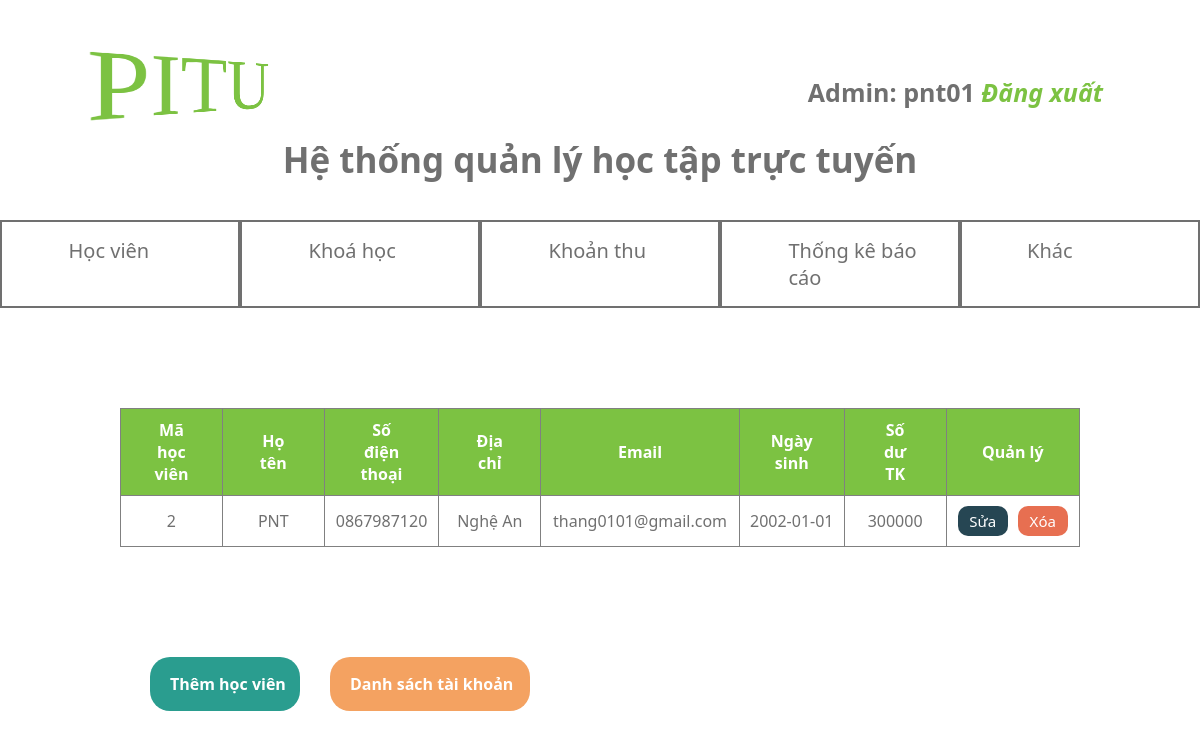
The app's page /project/admin/index.php (signed in) with its own data.
### tables this page shows
CREATE TABLE `student` (
  `studentID` int(11) NOT NULL,
  `studentName` varchar(50) NOT NULL,
  `studentPhone` char(10) NOT NULL,
  `studentAdress` varchar(50) NOT NULL,
  `studentEmail` char(30) NOT NULL,
  `studentDate_Birth` date NOT NULL,
  `studentMoney` double NOT NULL,
  `accountID` int(11) NOT NULL
);

### project/admin/dssinhvien.php (the view, shortened to what this page needs)
<?php
    include "connect.php";
    $sql = "SELECT * FROM student ";
    $res = mysqli_query($connect, $sql);
?>
<div class="dssinhvien">
    <table align="center" border="1">
        <tr class="title">
            <th>Mã học viên</th>
            <th>Họ tên</th>
            <th>Số điện thoại</th>
            <th>Địa chỉ</th>
            <th>Email</th>
            <th>Ngày sinh</th>
            <th>Số dư TK</th>
            <th>Quản lý</th>
        </tr>
        <?php
            while($row= mysqli_fetch_assoc($res)){
                echo '
                    <tr>
                        <td><a href="">'.$row["studentID"].'</a></td>
                        <td><a href="">'.$row["studentName"].'</a></td>
                        <td><a href="">'.$row["studentPhone"].'</a></td>
                        <td><a href="">'.$row["studentAdress"].'</a></td>
                        <td><a href="">'.$row["studentEmail"].'</a></td>
                        <td><a href="">'.$row["studentDate_Birth"].'</a></td>
                        <td><a href="">'.$row["studentMoney"].'</a></td>
                        <td class="confirm">'?>
                            <form method="post" action="xoasinhvien.php">
                                <input style="margin-right: 10px" onclick="window.location = 'index.php?quanly=suasv&id=<?php echo $row['studentID']; ?>'" type="button" value="Sửa"/>
                                <input onclick="return confirm('Bạn có chắc muốn xóa sinh viên <?= $row['studentName']?> không?');" type="submit" name="delete" value="Xóa"/>
                            </form>
                    </td>
                    </tr>
                <?php ;
            }
        ?>
    </table>
    <div class="btn_add">
        <a href="index.php?quanly=themsv" class="indam">
            <span class="btn-themhv">Thêm học viên</span>
        </a>
        <a href="index.php?quanly=taikhoan" class="indam">
            <span class="btn-dstk">Danh sách tài khoản</span>
        </a>
    </div>
</div>

### project/admin/head.php (style rules this page uses)
* { padding: 0; margin: 0; }

### project/admin/menu.php (style rules this page uses)
* { padding: 0; margin: 0; }

### project/admin/dssinhvien.php (style rules this page uses)
* { padding: 0; margin: 0; font-family: 'Segoe UI', Tahoma, Geneva, Verdana, sans-serif; box-sizing: border-box; }
table { width: 80%; border-collapse: collapse; margin: 100px auto; text-align: center; }
.dssinhvien .title { background: #7CC242; }
table th { color: #fff; padding:10px 30px; }
table td { width: 100px; padding:10px 10px; border-spacing: 0px; }
table td a { text-decoration: none; color: #707070; }
.btn_add { display: flex; }
.btn-themhv { display: flex; width: 150px; background: #2A9D8F; padding:15px 20px; margin: 10px 0; margin-left: 150px; line-height: 1.5; cursor: pointer; white-space: nowrap; border-radius: 20px; }
.btn-dstk { display: flex; width: 200px; background: #F4A261; padding:15px 20px; margin: 10px 30px; line-height: 1.5; cursor: pointer; white-space: nowrap; border-radius: 20px; }
.indam { font-weight: bold; }
a { display: inline-block; color: #fff; text-decoration: none; }
.confirm form { display: inline-flex; }
.confirm input { font-size: 15px; background: #264653; padding:0 10px; color: #fff; width: 50px; height: 30px; cursor: pointer; border: none; border-radius: 10px; }
.confirm input[type='submit'] { background: #E76F51; }

### records on screen
student: studentID "2", studentName "PNT", studentPhone "0867987120", studentAdress "Nghệ An", studentEmail "thang0101@gmail.com", studentDate_Birth "2002-01-01", studentMoney "300000"

### other values on screen
$_SESSION['name'] "pnt01"
